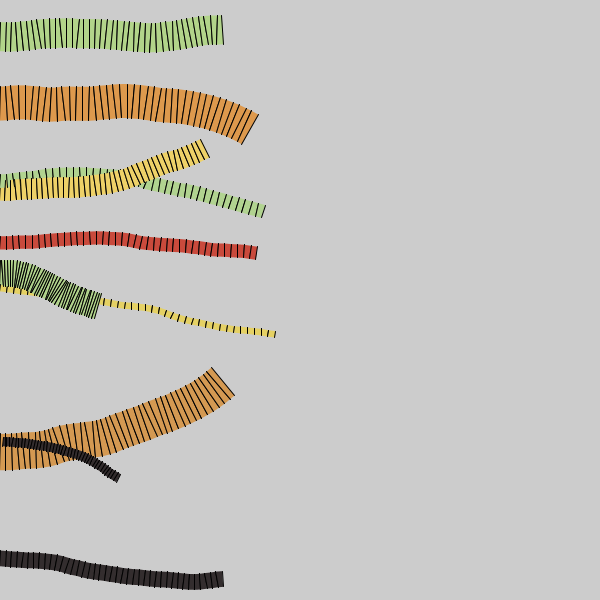
Frame 1 (no input)
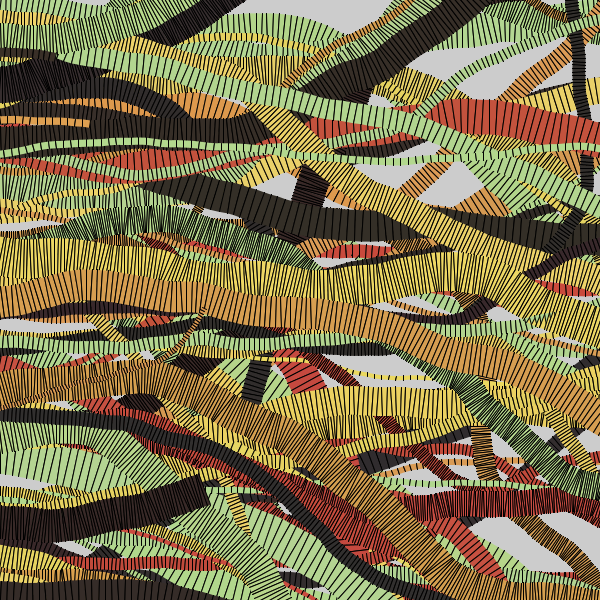
Frame 60 (the mouse pressed at the canvas centre just before this capture)
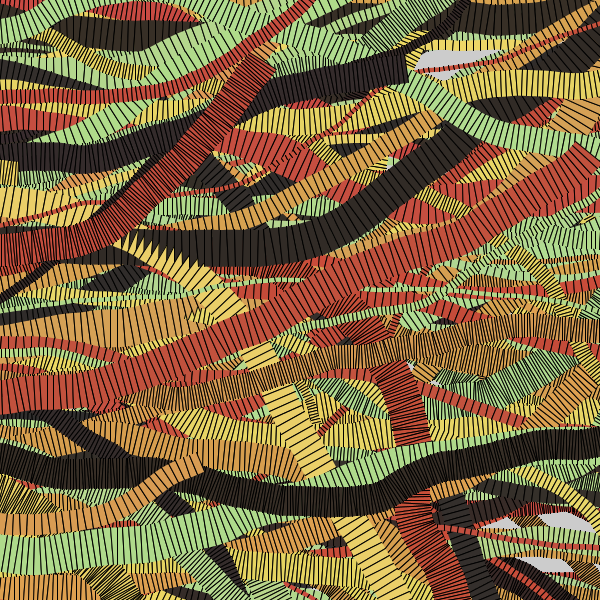
Frame 120 (the mouse held since frame 60 and released just before this capture)

The Processing sketch that drew these frames (run headless with seeded random() and noise(); from frame 60 on, the mouse is pressed at the canvas centre):

// Processing sketch: cintas
// ── cintas.pde
ArrayList<Particula> particulas;

void setup() {
  size(600, 600);
  particulas = new ArrayList<Particula>();
  for (int i = 0; i < 10; i++) {
    particulas.add(new Particula(-10, random(height)));
  }
}

void draw() {
  for (int j = 0; j < 40; j++) {
    for (int i = 0; i < particulas.size (); i++) {
      Particula p = particulas.get(i);
      p.update();
    }
  }
}

class Particula {
  color col;
  int colors[] = {
    #B4D88E, 
    #EAD465, 
    #D99E52, 
    #C64E3E, 
    #352D2B
  };
  float x, y, ang, tam, vel;
  float ax, ay, aa;
  Particula(float x, float y) {
    this.x = x; 
    this.y = y;
    init();
  }
  void init() {
    col = colors[int(random(colors.length))];
    col = color(red(col)+random(-5, 5), green(col)+random(-5, 5), blue(col)+random(-5, 5));
    x = -tam;
    y = random(height);
    ang = 0;
    tam = random(4, 40);
    vel = random(2, 8);
  }
  void update() {
    aa = ang;
    ax = x;
    ay = y;
    float va = 0.1;
    ang += random(-va, va);
    x += cos(ang)*vel;
    y += sin(ang)*vel;
    show();
    if (x > width+tam) {
      init();
    }
  }
  void show() {
    float dx, dy;
    noStroke();
    fill(col);
    beginShape();
    dx = cos(ang+PI/2)*tam*0.5;
    dy = sin(ang+PI/2)*tam*0.5;
    vertex(x-dx, y-dy);
    vertex(x+dx, y+dy);
    dx = cos(aa+PI/2)*tam*0.5;
    dy = sin(aa+PI/2)*tam*0.5;
    vertex(ax+dx, ay+dy);
    vertex(ax-dx, ay-dy);
    endShape(CLOSE);
    stroke(0);
    dx = cos(ang+PI/2)*tam*0.5;
    dy = sin(ang+PI/2)*tam*0.5;
    line(x-dx, y-dy, x+dx, y+dy);
    dx = cos(aa+PI/2)*tam*0.5;
    dy = sin(aa+PI/2)*tam*0.5;
    line(ax-dx, ay-dy, ax+dx, ay+dy);
    //line(x-dx, y-dy, x+dx, y+dy);
  }
}
